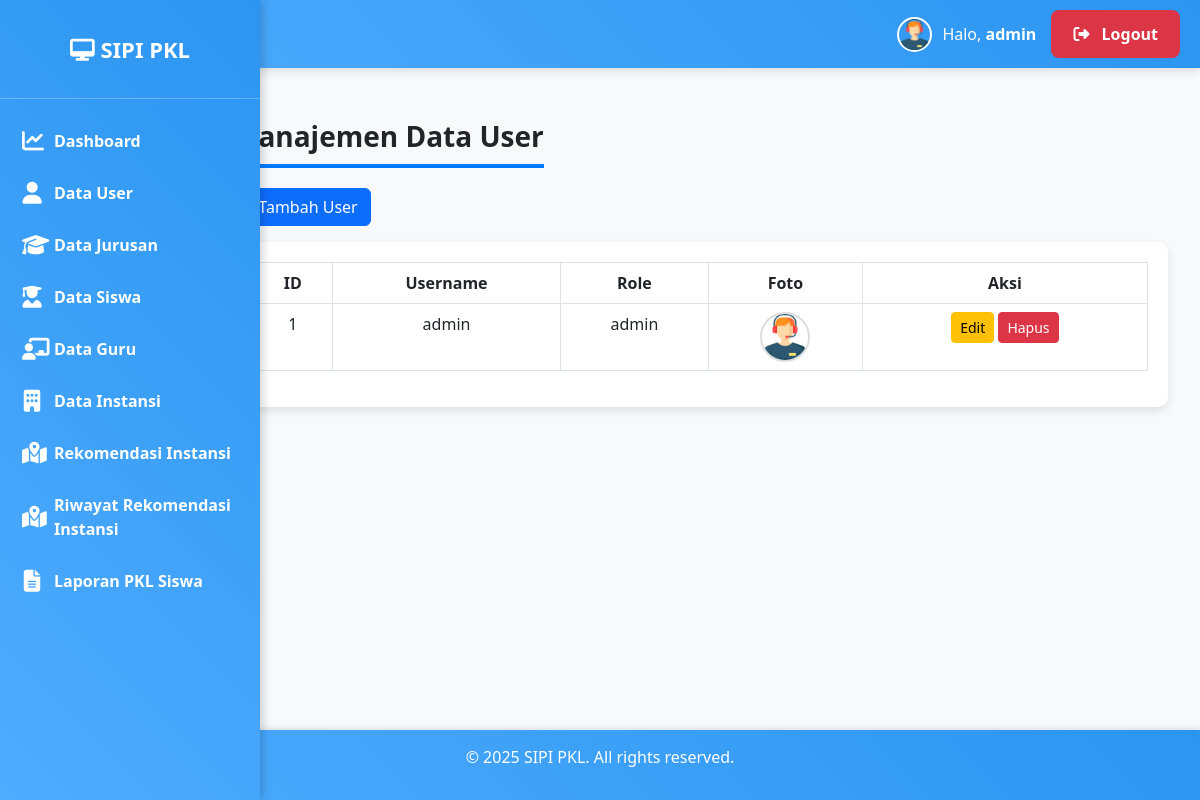
The page /admin/data_user.php (signed in) on the database its author committed.
### tables this page shows
CREATE TABLE `users` (
  `id_users` int(11) NOT NULL,
  `username` varchar(50) NOT NULL,
  `password` varchar(255) NOT NULL,
  `foto` varchar(255) DEFAULT 'default-admin.png',
  `role` enum('admin','siswa','guru') NOT NULL
);

### admin/data_user.php (the view, shortened to what this page needs)
    <?php
    include '../config/database.php';
    $query_users = "SELECT * FROM users";
    $result_users = mysqli_query($conn, $query_users);
    ?>
    <!DOCTYPE html>
    <html lang="id">
    <head>
        <link href="https://cdn.jsdelivr.net/npm/bootstrap@5.3.0/dist/css/bootstrap.min.css" rel="stylesheet">
        <link rel="stylesheet" href="../assets/css/style.css">
    </head>
    <body>
<?php include '../admin/navbar.php'; ?>
        <?php include '../admin/sidebar.php'; ?>
        <div class="content">
            <div class="container">
                <h2 class="title">Manajemen Data User</h2><br>
                <button class="btn btn-primary mb-3" data-bs-toggle="modal" data-bs-target="#modalTambahUser">+ Tambah User</button>
                <div class="table-container">
                    <table class="table table-bordered table-hover text-center">
                        <thead>
                            <tr>
                                <th>ID</th>
                                <th>Username</th>
                                <th>Role</th>
                                <th>Foto</th>
                                <th>Aksi</th>
                            </tr>
                        </thead>
                        <tbody>
                            <?php while ($user = mysqli_fetch_assoc($result_users)) : ?>
                                <tr>
                                    <td><?php echo $user['id_users']; ?></td>
                                    <td><?php echo $user['username']; ?></td>
                                    <td><?php echo $user['role']; ?></td>
                                    <td><img src="../assets/images/upload/<?php echo $user['foto']; ?>" alt="Foto"></td>
                                    <td>
                                        <button class="btn btn-warning btn-sm" data-bs-toggle="modal" data-bs-target="#modalEditUser<?php echo $user['id_users']; ?>">Edit</button>
                                        <button class="btn btn-danger btn-sm" onclick="hapusUser(<?php echo $user['id_users']; ?>)">Hapus</button>
                                    </td>
                                </tr>
                            <?php endwhile; ?>
                        </tbody>
                    </table>
                </div>
            </div>
        </div>
        <?php include '../admin/footer.php'; ?>
    </body>
    </html>

### admin/navbar.php (shortened to what this page needs)
<?php
include '../config/database.php';
$username = $_SESSION['username'];
$query = "SELECT foto FROM users WHERE username = '$username'";
$result = mysqli_query($conn, $query);
$users = mysqli_fetch_assoc($result);
$foto_profil = $users['foto'] ?? 'default.png';
?>
<div class="navbar">
        <div class="user-info">
            <img src="../assets/images/upload/<?php echo $foto_profil; ?>" alt="Foto Profil">
            <span>Halo, <strong><?php echo $_SESSION['username']; ?></strong></span>
            <a href="../logout.php" class="logout-link"><i class="fas fa-sign-out-alt"></i> Logout</a>
        </div>
    </div>

### assets/css/style.css (style rules this page uses)
body { display: flex; flex-direction: column; background-color: #f8f9fa; }
.navbar { width: 100%; background: linear-gradient(45deg, #4facfe, rgb(43, 149, 241)); color: white; padding: 10px 20px; display: flex; justify-content: space-between; align-items: center; position: fixed; top: 0; z-index: 900; box-shadow: 0 4px 8px rgba(0, 0, 0, 0.1); transition: margin-left 0.3s, width 0.3s; }
.navbar .user-info { display: flex; align-items: center; }
.navbar .user-info img { width: 35px; height: 35px; border-radius: 50%; margin-right: 10px; object-fit: cover; border: 2px solid white; }
.navbar .user-info span { margin-right: 15px; }
html, body { overflow-x: hidden; max-width: 100%; }
.content { margin-left: 200px; margin-top: 100px; padding: 20px; width: calc(100% - 200); transition: margin-left 0.3s; box-sizing: border-box; }
.logout-link { display: inline-block; background: #dc3545; color: white; padding: 10px 20px; border-radius: 8px; text-decoration: none; font-size: 16px; font-weight: bold; border: 2px solid transparent; transition: all 0.3s ease-in-out; }
.logout-link i { margin-right: 8px; }
.title { font-size: 28px; font-weight: bold; text-align: center; padding-bottom: 10px; margin-bottom: 20px; border-bottom: 4px solid #007bff; display: inline-block; }
.table-container { background: white; padding: 20px; border-radius: 10px; box-shadow: 0px 4px 8px rgba(0, 0, 0, 0.1); }
.table thead { background: #007bff; color: white; }
.table img { width: 50px; height: 50px; border-radius: 50%; object-fit: cover; border: 2px solid #ddd; }

### admin/footer.php (style rules this page uses)
html, body { height: 100%; margin: 0; padding: 0; display: flex; flex-direction: column; }

### rows shown on the page
users: foto (picture), id_users "1", username "admin", role "admin"

### other values the page prints
$_SESSION['username'] "admin"
